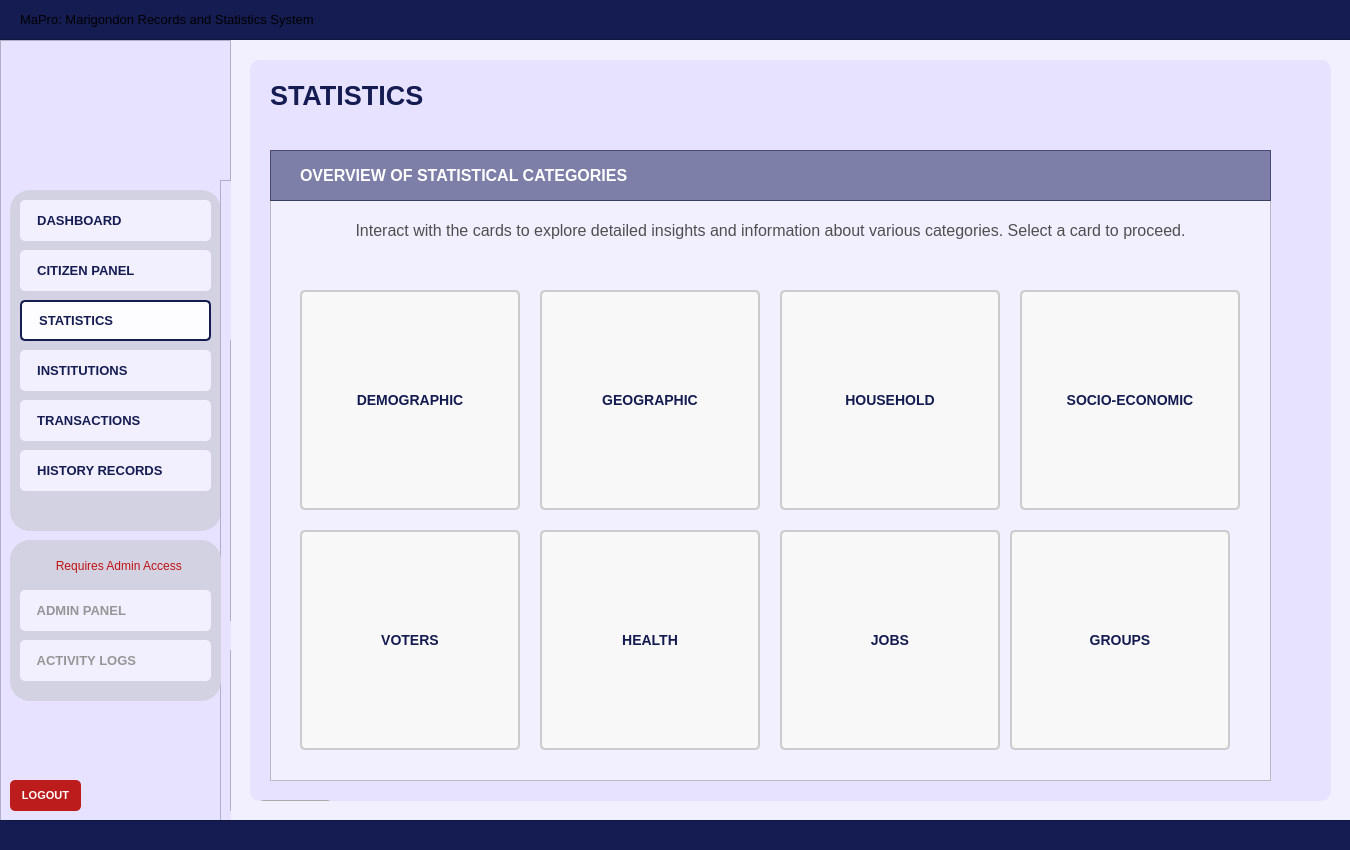
<?xml version="1.0" encoding="UTF-8"?>
<ui version="4.0">
 <class>User_dashboardWidget</class>
 <widget class="QWidget" name="User_dashboardWidget">
  <property name="geometry">
   <rect>
    <x>0</x>
    <y>0</y>
    <width>1350</width>
    <height>850</height>
   </rect>
  </property>
  <property name="sizePolicy">
   <sizepolicy hsizetype="Fixed" vsizetype="Fixed">
    <horstretch>0</horstretch>
    <verstretch>0</verstretch>
   </sizepolicy>
  </property>
  <property name="maximumSize">
   <size>
    <width>1350</width>
    <height>850</height>
   </size>
  </property>
  <property name="windowTitle">
   <string>Form</string>
  </property>
  <property name="styleSheet">
   <string notr="true">#User_dashboardWidget{
	background-color: #f2efff;
}</string>
  </property>
  <widget class="QFrame" name="baseNavFrame">
   <property name="geometry">
    <rect>
     <x>0</x>
     <y>40</y>
     <width>231</width>
     <height>781</height>
    </rect>
   </property>
   <property name="styleSheet">
    <string notr="true">#baseNavFrame {
	background-color: #e7e2ff;
}</string>
   </property>
   <property name="frameShape">
    <enum>QFrame::Shape::StyledPanel</enum>
   </property>
   <property name="frameShadow">
    <enum>QFrame::Shadow::Raised</enum>
   </property>
   <widget class="QFrame" name="baseNavFramesub1">
    <property name="geometry">
     <rect>
      <x>10</x>
      <y>150</y>
      <width>211</width>
      <height>341</height>
     </rect>
    </property>
    <property name="autoFillBackground">
     <bool>false</bool>
    </property>
    <property name="styleSheet">
     <string notr="true">#baseNavFramesub1{
	background-color: #d3d2e2;
	border-radius: 20px;
	border: 2px solid #d3d2e2;
	opacity: 0.1;
}</string>
    </property>
    <property name="frameShape">
     <enum>QFrame::Shape::StyledPanel</enum>
    </property>
    <property name="frameShadow">
     <enum>QFrame::Shadow::Raised</enum>
    </property>
    <widget class="QPushButton" name="nav_buttonDashboard">
     <property name="geometry">
      <rect>
       <x>10</x>
       <y>10</y>
       <width>191</width>
       <height>41</height>
      </rect>
     </property>
     <property name="font">
      <font>
       <family>Arial</family>
       <pointsize>10</pointsize>
       <bold>true</bold>
      </font>
     </property>
     <property name="cursor">
      <cursorShape>PointingHandCursor</cursorShape>
     </property>
     <property name="layoutDirection">
      <enum>Qt::LayoutDirection::LeftToRight</enum>
     </property>
     <property name="styleSheet">
      <string notr="true">#nav_buttonDashboard {
    background-color: #f2efff;
    color: #141c52;
    border-radius: 5px;
	text-align: left;
	padding: 10px;
}
#nav_buttonDashboard:hover {
    background-color: #fdfdff; /* Slightly lighter blue when hovered */
}
#nav_buttonDashboard:pressed {
    background-color: #e7e5f4; /* Darker blue when clicked */
}</string>
     </property>
     <property name="text">
      <string>  DASHBOARD</string>
     </property>
     <property name="icon">
      <iconset>
       <normaloff>../../Assets/Icons/icon_dashboard.svg</normaloff>../../Assets/Icons/icon_dashboard.svg</iconset>
     </property>
     <property name="iconSize">
      <size>
       <width>30</width>
       <height>30</height>
      </size>
     </property>
    </widget>
    <widget class="QPushButton" name="nav_buttonCitizenPanel">
     <property name="geometry">
      <rect>
       <x>10</x>
       <y>60</y>
       <width>191</width>
       <height>41</height>
      </rect>
     </property>
     <property name="font">
      <font>
       <family>Arial</family>
       <pointsize>10</pointsize>
       <bold>true</bold>
      </font>
     </property>
     <property name="cursor">
      <cursorShape>PointingHandCursor</cursorShape>
     </property>
     <property name="styleSheet">
      <string notr="true">#nav_buttonCitizenPanel {
    background-color: #f2efff;
    color: #141c52;
    border-radius: 5px;
	text-align: left;;
    padding: 10px; /* Optional: Adjusts spacing inside the button */
}
#nav_buttonCitizenPanel:hover {
    background-color: #fdfdff; /* Slightly lighter blue when hovered */
}
#nav_buttonCitizenPanel:pressed {
    background-color: #e7e5f4; /* Darker blue when clicked */
}</string>
     </property>
     <property name="text">
      <string>  CITIZEN PANEL</string>
     </property>
     <property name="icon">
      <iconset>
       <normaloff>../../Assets/Icons/icon_citizenprofiles.svg</normaloff>../../Assets/Icons/icon_citizenprofiles.svg</iconset>
     </property>
     <property name="iconSize">
      <size>
       <width>30</width>
       <height>30</height>
      </size>
     </property>
    </widget>
    <widget class="QPushButton" name="nav_buttonStatistics">
     <property name="geometry">
      <rect>
       <x>10</x>
       <y>110</y>
       <width>191</width>
       <height>41</height>
      </rect>
     </property>
     <property name="font">
      <font>
       <family>Arial</family>
       <pointsize>10</pointsize>
       <bold>true</bold>
      </font>
     </property>
     <property name="cursor">
      <cursorShape>PointingHandCursor</cursorShape>
     </property>
     <property name="styleSheet">
      <string notr="true">#nav_buttonStatistics {
    background-color: #fdfdff;
    color: #141c52;
    border-radius: 5px;
	border: 2px solid #141c52; 
	text-align: left;
    padding: 10px; /* Optional: Adjusts spacing inside the button */
}
</string>
     </property>
     <property name="text">
      <string>  STATISTICS</string>
     </property>
     <property name="icon">
      <iconset>
       <normaloff>../../Assets/Icons/icon_statistics.svg</normaloff>../../Assets/Icons/icon_statistics.svg</iconset>
     </property>
     <property name="iconSize">
      <size>
       <width>30</width>
       <height>30</height>
      </size>
     </property>
    </widget>
    <widget class="QPushButton" name="nav_buttonTransactions">
     <property name="geometry">
      <rect>
       <x>10</x>
       <y>210</y>
       <width>191</width>
       <height>41</height>
      </rect>
     </property>
     <property name="font">
      <font>
       <family>Arial</family>
       <pointsize>10</pointsize>
       <bold>true</bold>
      </font>
     </property>
     <property name="cursor">
      <cursorShape>PointingHandCursor</cursorShape>
     </property>
     <property name="styleSheet">
      <string notr="true">#nav_buttonTransactions {
    background-color: #f2efff;
    color: #141c52;
    border-radius: 5px;
	text-align: left;
    padding: 10px; /* Optional: Adjusts spacing inside the button */
}
#nav_buttonTransactions:hover {
    background-color: #fdfdff; /* Slightly lighter blue when hovered */
}
#nav_buttonTransactions:pressed {
    background-color: #e7e5f4; /* Darker blue when clicked */
}</string>
     </property>
     <property name="text">
      <string>  TRANSACTIONS</string>
     </property>
     <property name="icon">
      <iconset>
       <normaloff>../../Assets/Icons/icon_transaction.svg</normaloff>../../Assets/Icons/icon_transaction.svg</iconset>
     </property>
     <property name="iconSize">
      <size>
       <width>30</width>
       <height>30</height>
      </size>
     </property>
    </widget>
    <widget class="QPushButton" name="nav_buttonInstitutions">
     <property name="geometry">
      <rect>
       <x>10</x>
       <y>160</y>
       <width>191</width>
       <height>41</height>
      </rect>
     </property>
     <property name="font">
      <font>
       <family>Arial</family>
       <pointsize>10</pointsize>
       <bold>true</bold>
      </font>
     </property>
     <property name="cursor">
      <cursorShape>PointingHandCursor</cursorShape>
     </property>
     <property name="styleSheet">
      <string notr="true">#nav_buttonInstitutions {
    background-color: #f2efff;
    color: #141c52;
    border-radius: 5px;
	text-align: left;
    padding: 10px; /* Optional: Adjusts spacing inside the button */
}
#nav_buttonInstitutions:hover {
    background-color: #fdfdff; /* Slightly lighter blue when hovered */
}
#nav_buttonInstitutions:pressed {
    background-color: #e7e5f4; /* Darker blue when clicked */
}</string>
     </property>
     <property name="text">
      <string>  INSTITUTIONS</string>
     </property>
     <property name="icon">
      <iconset>
       <normaloff>../../Assets/Icons/icon_institutions.svg</normaloff>../../Assets/Icons/icon_institutions.svg</iconset>
     </property>
     <property name="iconSize">
      <size>
       <width>30</width>
       <height>30</height>
      </size>
     </property>
    </widget>
    <widget class="QPushButton" name="nav_buttonHistoryRecords">
     <property name="geometry">
      <rect>
       <x>10</x>
       <y>260</y>
       <width>191</width>
       <height>41</height>
      </rect>
     </property>
     <property name="font">
      <font>
       <family>Arial</family>
       <pointsize>10</pointsize>
       <bold>true</bold>
      </font>
     </property>
     <property name="cursor">
      <cursorShape>PointingHandCursor</cursorShape>
     </property>
     <property name="styleSheet">
      <string notr="true">#nav_buttonHistoryRecords {
    background-color: #f2efff;
    color: #141c52;
    border-radius: 5px;
	text-align: left;
    padding: 10px; /* Optional: Adjusts spacing inside the button */
}
#nav_buttonHistoryRecords:hover {
    background-color: #fdfdff; /* Slightly lighter blue when hovered */
}
#nav_buttonHistoryRecords:pressed {
    background-color: #e7e5f4; /* Darker blue when clicked */
}</string>
     </property>
     <property name="text">
      <string>  HISTORY RECORDS</string>
     </property>
     <property name="icon">
      <iconset>
       <normaloff>../../Assets/Icons/icon_historyrecord.svg</normaloff>../../Assets/Icons/icon_historyrecord.svg</iconset>
     </property>
     <property name="iconSize">
      <size>
       <width>30</width>
       <height>30</height>
      </size>
     </property>
    </widget>
   </widget>
   <widget class="QLabel" name="nav_imageLogo">
    <property name="geometry">
     <rect>
      <x>70</x>
      <y>30</y>
      <width>91</width>
      <height>91</height>
     </rect>
    </property>
    <property name="font">
     <font>
      <family>Arial</family>
      <pointsize>18</pointsize>
      <bold>true</bold>
     </font>
    </property>
    <property name="styleSheet">
     <string notr="true">#nav_imageLogo{	
	background-color: transparent;
	color: #ffffff;
}
</string>
    </property>
    <property name="text">
     <string/>
    </property>
    <property name="pixmap">
     <pixmap>../../Assets/Images/logo_brgyClear.png</pixmap>
    </property>
    <property name="scaledContents">
     <bool>true</bool>
    </property>
   </widget>
   <widget class="QPushButton" name="logout_buttonLogout">
    <property name="geometry">
     <rect>
      <x>10</x>
      <y>740</y>
      <width>71</width>
      <height>31</height>
     </rect>
    </property>
    <property name="font">
     <font>
      <family>Arial</family>
      <pointsize>8</pointsize>
      <bold>true</bold>
     </font>
    </property>
    <property name="cursor">
     <cursorShape>PointingHandCursor</cursorShape>
    </property>
    <property name="styleSheet">
     <string notr="true">#logout_buttonLogout {
    background-color: #bc1c1c;
    color: white;
    border-radius: 5px;
    padding: 10px; /* Optional: Adjusts spacing inside the button */
}
#logout_buttonLogout:hover {
    background-color: #d82020; /* Slightly lighter blue when hovered */
}
#logout_buttonLogout:pressed {
    background-color: #8c1515; /* Darker blue when clicked */
}</string>
    </property>
    <property name="text">
     <string>LOGOUT</string>
    </property>
   </widget>
   <widget class="QFrame" name="baseNavFrame_2">
    <property name="geometry">
     <rect>
      <x>220</x>
      <y>140</y>
      <width>231</width>
      <height>781</height>
     </rect>
    </property>
    <property name="styleSheet">
     <string notr="true">background-color: #e7e2ff;</string>
    </property>
    <property name="frameShape">
     <enum>QFrame::Shape::StyledPanel</enum>
    </property>
    <property name="frameShadow">
     <enum>QFrame::Shadow::Raised</enum>
    </property>
    <widget class="QFrame" name="baseNavFramesub1_2">
     <property name="geometry">
      <rect>
       <x>10</x>
       <y>160</y>
       <width>211</width>
       <height>281</height>
      </rect>
     </property>
     <property name="autoFillBackground">
      <bool>false</bool>
     </property>
     <property name="styleSheet">
      <string notr="true">#baseNavFramesub1{
	background-color: #d3d2e2;
	border-radius: 20px;
	border: 2px solid #d3d2e2;
	opacity: 0.1;
}</string>
     </property>
     <property name="frameShape">
      <enum>QFrame::Shape::StyledPanel</enum>
     </property>
     <property name="frameShadow">
      <enum>QFrame::Shadow::Raised</enum>
     </property>
    </widget>
    <widget class="QFrame" name="baseNavFramesub2_2">
     <property name="geometry">
      <rect>
       <x>10</x>
       <y>470</y>
       <width>211</width>
       <height>161</height>
      </rect>
     </property>
     <property name="autoFillBackground">
      <bool>false</bool>
     </property>
     <property name="styleSheet">
      <string notr="true">#baseNavFramesub2{
	background-color: #d3d2e2;
	border-radius: 20px;
	border: 2px solid #d3d2e2;
	opacity: 0.1;
}</string>
     </property>
     <property name="frameShape">
      <enum>QFrame::Shape::StyledPanel</enum>
     </property>
     <property name="frameShadow">
      <enum>QFrame::Shadow::Raised</enum>
     </property>
    </widget>
    <widget class="QLabel" name="login_imageLogo_2">
     <property name="geometry">
      <rect>
       <x>70</x>
       <y>30</y>
       <width>91</width>
       <height>91</height>
      </rect>
     </property>
     <property name="font">
      <font>
       <family>Arial</family>
       <pointsize>18</pointsize>
       <bold>true</bold>
      </font>
     </property>
     <property name="styleSheet">
      <string notr="true">#login_imageLogo{	
	background-color: transparent;
	color: #ffffff;
}
</string>
     </property>
     <property name="text">
      <string/>
     </property>
     <property name="pixmap">
      <pixmap>../Assets/logo_brgyClear.png</pixmap>
     </property>
     <property name="scaledContents">
      <bool>true</bool>
     </property>
    </widget>
    <widget class="QPushButton" name="logout_buttonLogout_2">
     <property name="geometry">
      <rect>
       <x>10</x>
       <y>740</y>
       <width>71</width>
       <height>31</height>
      </rect>
     </property>
     <property name="font">
      <font>
       <family>Arial</family>
       <pointsize>8</pointsize>
       <bold>true</bold>
      </font>
     </property>
     <property name="cursor">
      <cursorShape>PointingHandCursor</cursorShape>
     </property>
     <property name="styleSheet">
      <string notr="true">#logout_buttonLogout {
    background-color: #bc1c1c;
    color: white;
    border-radius: 5px;
    padding: 10px; /* Optional: Adjusts spacing inside the button */
}
#logout_buttonLogout:hover {
    background-color: #d82020; /* Slightly lighter blue when hovered */
}
#logout_buttonLogout:pressed {
    background-color: #8c1515; /* Darker blue when clicked */
}</string>
     </property>
     <property name="text">
      <string>LOGOUT</string>
     </property>
    </widget>
   </widget>
   <widget class="QFrame" name="baseNavFramesub2">
    <property name="geometry">
     <rect>
      <x>10</x>
      <y>500</y>
      <width>211</width>
      <height>161</height>
     </rect>
    </property>
    <property name="autoFillBackground">
     <bool>false</bool>
    </property>
    <property name="styleSheet">
     <string notr="true">#baseNavFramesub2{
	background-color: #d3d2e2;
	border-radius: 20px;
	border: 2px solid #d3d2e2;
	opacity: 0.1;
}</string>
    </property>
    <property name="frameShape">
     <enum>QFrame::Shape::StyledPanel</enum>
    </property>
    <property name="frameShadow">
     <enum>QFrame::Shadow::Raised</enum>
    </property>
    <widget class="QPushButton" name="nav_buttonAdminPanel">
     <property name="geometry">
      <rect>
       <x>10</x>
       <y>50</y>
       <width>191</width>
       <height>41</height>
      </rect>
     </property>
     <property name="font">
      <font>
       <family>Arial</family>
       <pointsize>10</pointsize>
       <bold>true</bold>
      </font>
     </property>
     <property name="cursor">
      <cursorShape>ForbiddenCursor</cursorShape>
     </property>
     <property name="styleSheet">
      <string notr="true">#nav_buttonAdminPanel {
    background-color: #f2efff;
    color: #969696;
    border-radius: 5px;
	text-align: left;
    padding: 10px; /* Optional: Adjusts spacing inside the button */
}
/*#nav_buttonAdminOverview:hover {
    background-color: #fdfdff;
}
#nav_buttonAdminOverview:pressed {
    background-color: #e7e5f4; 
}*/</string>
     </property>
     <property name="text">
      <string>  ADMIN PANEL</string>
     </property>
     <property name="icon">
      <iconset>
       <normaloff>../../Assets/Icons/icon_adminoverview_off.svg</normaloff>../../Assets/Icons/icon_adminoverview_off.svg</iconset>
     </property>
     <property name="iconSize">
      <size>
       <width>30</width>
       <height>30</height>
      </size>
     </property>
    </widget>
    <widget class="QPushButton" name="nav_isLocked">
     <property name="geometry">
      <rect>
       <x>10</x>
       <y>10</y>
       <width>191</width>
       <height>31</height>
      </rect>
     </property>
     <property name="styleSheet">
      <string notr="true">#nav_isLocked{
	background-color: #d3d2e2;
	border-radius: 20px;
	border: 2px solid #d3d2e2;
	opacity: 0.1;
	color: #c01111;
}</string>
     </property>
     <property name="text">
      <string>  Requires Admin Access</string>
     </property>
     <property name="icon">
      <iconset>
       <normaloff>../../Assets/Icons/icon_isLocked.svg</normaloff>../../Assets/Icons/icon_isLocked.svg</iconset>
     </property>
     <property name="iconSize">
      <size>
       <width>20</width>
       <height>20</height>
      </size>
     </property>
    </widget>
    <widget class="QPushButton" name="nav_buttonActivityLogs">
     <property name="geometry">
      <rect>
       <x>10</x>
       <y>100</y>
       <width>191</width>
       <height>41</height>
      </rect>
     </property>
     <property name="font">
      <font>
       <family>Arial</family>
       <pointsize>10</pointsize>
       <bold>true</bold>
      </font>
     </property>
     <property name="cursor">
      <cursorShape>ForbiddenCursor</cursorShape>
     </property>
     <property name="styleSheet">
      <string notr="true">#nav_buttonActivityLogs {
    background-color: #f2efff;
    color: #969696;
    border-radius: 5px;
	text-align: left;
    padding: 10px; /* Optional: Adjusts spacing inside the button */
}
/*#nav_buttonAdminOverview:hover {
    background-color: #fdfdff;
}
#nav_buttonAdminOverview:pressed {
    background-color: #e7e5f4; 
}*/</string>
     </property>
     <property name="text">
      <string>  ACTIVITY LOGS</string>
     </property>
     <property name="icon">
      <iconset>
       <normaloff>../../Assets/Icons/icon_activitylogs_off.svg</normaloff>../../Assets/Icons/icon_activitylogs_off.svg</iconset>
     </property>
     <property name="iconSize">
      <size>
       <width>30</width>
       <height>30</height>
      </size>
     </property>
    </widget>
   </widget>
  </widget>
  <widget class="QFrame" name="border_blueLines1">
   <property name="geometry">
    <rect>
     <x>-10</x>
     <y>-1</y>
     <width>1371</width>
     <height>41</height>
    </rect>
   </property>
   <property name="styleSheet">
    <string notr="true">#border_blueLines1{
	background-color: #141c52;
}
</string>
   </property>
   <property name="frameShape">
    <enum>QFrame::Shape::StyledPanel</enum>
   </property>
   <property name="frameShadow">
    <enum>QFrame::Shadow::Raised</enum>
   </property>
   <widget class="QLabel" name="title_bodyDashboardSystemTitle">
    <property name="geometry">
     <rect>
      <x>30</x>
      <y>0</y>
      <width>1301</width>
      <height>41</height>
     </rect>
    </property>
    <property name="font">
     <font>
      <family>Arial</family>
      <pointsize>10</pointsize>
      <bold>false</bold>
     </font>
    </property>
    <property name="styleSheet">
     <string notr="true">#title_bodyDashboardSystemTitle {
	background-color: transparent;
	color: #white;
}
</string>
    </property>
    <property name="text">
     <string>MaPro: Marigondon Records and Statistics System</string>
    </property>
    <property name="alignment">
     <set>Qt::AlignmentFlag::AlignLeading|Qt::AlignmentFlag::AlignLeft|Qt::AlignmentFlag::AlignVCenter</set>
    </property>
   </widget>
  </widget>
  <widget class="QFrame" name="border_blueLines2">
   <property name="geometry">
    <rect>
     <x>-10</x>
     <y>820</y>
     <width>1381</width>
     <height>31</height>
    </rect>
   </property>
   <property name="styleSheet">
    <string notr="true">#border_blueLines2{
	background-color: #141c52;
}
</string>
   </property>
   <property name="frameShape">
    <enum>QFrame::Shape::StyledPanel</enum>
   </property>
   <property name="frameShadow">
    <enum>QFrame::Shadow::Raised</enum>
   </property>
  </widget>
  <widget class="QFrame" name="baseBodyFrame">
   <property name="geometry">
    <rect>
     <x>250</x>
     <y>60</y>
     <width>1081</width>
     <height>741</height>
    </rect>
   </property>
   <property name="styleSheet">
    <string notr="true">#baseBodyFrame {
	background-color: #e7e2ff;
	border: none;
	border-radius: 10px;
}</string>
   </property>
   <property name="frameShape">
    <enum>QFrame::Shape::StyledPanel</enum>
   </property>
   <property name="frameShadow">
    <enum>QFrame::Shadow::Raised</enum>
   </property>
   <widget class="QPushButton" name="logout_buttonLogout_3">
    <property name="geometry">
     <rect>
      <x>10</x>
      <y>740</y>
      <width>71</width>
      <height>31</height>
     </rect>
    </property>
    <property name="font">
     <font>
      <family>Arial</family>
      <pointsize>8</pointsize>
      <bold>true</bold>
     </font>
    </property>
    <property name="cursor">
     <cursorShape>PointingHandCursor</cursorShape>
    </property>
    <property name="styleSheet">
     <string notr="true">#logout_buttonLogout {
    background-color: #bc1c1c;
    color: white;
    border-radius: 5px;
    padding: 10px; /* Optional: Adjusts spacing inside the button */
}
#logout_buttonLogout:hover {
    background-color: #d82020; /* Slightly lighter blue when hovered */
}
#logout_buttonLogout:pressed {
    background-color: #8c1515; /* Darker blue when clicked */
}</string>
    </property>
    <property name="text">
     <string>LOGOUT</string>
    </property>
   </widget>
   <widget class="QLabel" name="title_bodyStatistics">
    <property name="geometry">
     <rect>
      <x>20</x>
      <y>20</y>
      <width>381</width>
      <height>31</height>
     </rect>
    </property>
    <property name="font">
     <font>
      <family>Arial</family>
      <pointsize>20</pointsize>
      <bold>true</bold>
     </font>
    </property>
    <property name="styleSheet">
     <string notr="true">#title_bodyStatistics {
	background-color: transparent;
	color: #141c52;
}
</string>
    </property>
    <property name="text">
     <string>STATISTICS</string>
    </property>
   </widget>
   <widget class="QFrame" name="statistics_frameBody">
    <property name="geometry">
     <rect>
      <x>20</x>
      <y>140</y>
      <width>1001</width>
      <height>581</height>
     </rect>
    </property>
    <property name="styleSheet">
     <string notr="true">#statistics_frameBody{
	background-color: #f2efff;
}</string>
    </property>
    <property name="frameShape">
     <enum>QFrame::Shape::StyledPanel</enum>
    </property>
    <property name="frameShadow">
     <enum>QFrame::Shadow::Raised</enum>
    </property>
    <widget class="QToolButton" name="statistics_ButtonDemographic">
     <property name="geometry">
      <rect>
       <x>30</x>
       <y>90</y>
       <width>220</width>
       <height>220</height>
      </rect>
     </property>
     <property name="font">
      <font>
       <family>Arial</family>
       <pointsize>-1</pointsize>
       <bold>true</bold>
      </font>
     </property>
     <property name="cursor">
      <cursorShape>PointingHandCursor</cursorShape>
     </property>
     <property name="styleSheet">
      <string notr="true">#statistics_ButtonDemographic {
    background-color: #f8f8f8;
    color: #141c52;
    border-radius: 5px;
    border: 2px solid #ccc;
    padding: 25px; /* Adds space inside the button */
    font-size: 14px; /* Text size */
    text-align: center; /* Ensures text is centered */
    qproperty-iconSize: 120px 120px; /* Adjust icon size */
}

#statistics_ButtonDemographic:hover {
    background-color: #e2e5ff; /* Slightly lighter blue when hovered */
}
#statistics_ButtonDemographic:pressed {
    background-color: #c8cbef; /* Darker blue when clicked */
}

#statistics_ButtonDemographic::icon {
    margin-bottom: 10px; /* Space between the icon and text */
}</string>
     </property>
     <property name="text">
      <string>DEMOGRAPHIC</string>
     </property>
     <property name="icon">
      <iconset>
       <normaloff>../../Assets/Images/img_demographic.png</normaloff>../../Assets/Images/img_demographic.png</iconset>
     </property>
     <property name="iconSize">
      <size>
       <width>120</width>
       <height>120</height>
      </size>
     </property>
     <property name="toolButtonStyle">
      <enum>Qt::ToolButtonStyle::ToolButtonTextUnderIcon</enum>
     </property>
    </widget>
    <widget class="QToolButton" name="statistics_ButtonGeographic">
     <property name="geometry">
      <rect>
       <x>270</x>
       <y>90</y>
       <width>220</width>
       <height>220</height>
      </rect>
     </property>
     <property name="font">
      <font>
       <family>Arial</family>
       <pointsize>-1</pointsize>
       <bold>true</bold>
      </font>
     </property>
     <property name="cursor">
      <cursorShape>PointingHandCursor</cursorShape>
     </property>
     <property name="styleSheet">
      <string notr="true">#statistics_ButtonGeographic {
    background-color: #f8f8f8;
    color: #141c52;
    border-radius: 5px;
    border: 2px solid #ccc;
    padding: 25px; /* Adds space inside the button */
    font-size: 14px; /* Text size */
    text-align: center; /* Ensures text is centered */
    qproperty-iconSize: 120px 120px; /* Adjust icon size */
}

#statistics_ButtonGeographic:hover {
    background-color: #e2e5ff; /* Slightly lighter blue when hovered */
}
#statistics_ButtonGeographic:pressed {
    background-color: #c8cbef; /* Darker blue when clicked */
}

#statistics_ButtonGeographic::icon {
    margin-bottom: 10px; /* Space between the icon and text */
}</string>
     </property>
     <property name="text">
      <string>GEOGRAPHIC</string>
     </property>
     <property name="icon">
      <iconset>
       <normaloff>../../Assets/Images/img_geographic.png</normaloff>../../Assets/Images/img_geographic.png</iconset>
     </property>
     <property name="iconSize">
      <size>
       <width>120</width>
       <height>120</height>
      </size>
     </property>
     <property name="toolButtonStyle">
      <enum>Qt::ToolButtonStyle::ToolButtonTextUnderIcon</enum>
     </property>
    </widget>
    <widget class="QToolButton" name="statistics_ButtonHousehold">
     <property name="geometry">
      <rect>
       <x>510</x>
       <y>90</y>
       <width>220</width>
       <height>220</height>
      </rect>
     </property>
     <property name="font">
      <font>
       <family>Arial</family>
       <pointsize>-1</pointsize>
       <bold>true</bold>
      </font>
     </property>
     <property name="cursor">
      <cursorShape>PointingHandCursor</cursorShape>
     </property>
     <property name="styleSheet">
      <string notr="true">#statistics_ButtonHousehold {
    background-color: #f8f8f8;
    color: #141c52;
    border-radius: 5px;
    border: 2px solid #ccc;
    padding: 25px; /* Adds space inside the button */
    font-size: 14px; /* Text size */
    text-align: center; /* Ensures text is centered */
    qproperty-iconSize: 120px 120px; /* Adjust icon size */
}

#statistics_ButtonHousehold:hover {
    background-color: #e2e5ff; /* Slightly lighter blue when hovered */
}
#statistics_ButtonHousehold:pressed {
    background-color: #c8cbef; /* Darker blue when clicked */
}

#statistics_ButtonHousehold::icon {
    margin-bottom: 10px; /* Space between the icon and text */
}</string>
     </property>
     <property name="text">
      <string>HOUSEHOLD</string>
     </property>
     <property name="icon">
      <iconset>
       <normaloff>../../Assets/Images/img_household.png</normaloff>../../Assets/Images/img_household.png</iconset>
     </property>
     <property name="iconSize">
      <size>
       <width>120</width>
       <height>120</height>
      </size>
     </property>
     <property name="toolButtonStyle">
      <enum>Qt::ToolButtonStyle::ToolButtonTextUnderIcon</enum>
     </property>
    </widget>
    <widget class="QToolButton" name="statistics_ButtonSocioEconomic">
     <property name="geometry">
      <rect>
       <x>750</x>
       <y>90</y>
       <width>220</width>
       <height>220</height>
      </rect>
     </property>
     <property name="font">
      <font>
       <family>Arial</family>
       <pointsize>-1</pointsize>
       <bold>true</bold>
      </font>
     </property>
     <property name="cursor">
      <cursorShape>PointingHandCursor</cursorShape>
     </property>
     <property name="styleSheet">
      <string notr="true">#statistics_ButtonSocioEconomic {
    background-color: #f8f8f8;
    color: #141c52;
    border-radius: 5px;
    border: 2px solid #ccc;
    padding: 25px; /* Adds space inside the button */
    font-size: 14px; /* Text size */
    text-align: center; /* Ensures text is centered */
    qproperty-iconSize: 120px 120px; /* Adjust icon size */
}

#statistics_ButtonSocioEconomic:hover {
    background-color: #e2e5ff; /* Slightly lighter blue when hovered */
}
#statistics_ButtonSocioEconomic:pressed {
    background-color: #c8cbef; /* Darker blue when clicked */
}

#statistics_ButtonSocioEconomic::icon {
    margin-bottom: 10px; /* Space between the icon and text */
}</string>
     </property>
     <property name="text">
      <string>SOCIO-ECONOMIC</string>
     </property>
     <property name="icon">
      <iconset>
       <normaloff>../../Assets/Images/img_socioeconomic.png</normaloff>../../Assets/Images/img_socioeconomic.png</iconset>
     </property>
     <property name="iconSize">
      <size>
       <width>120</width>
       <height>120</height>
      </size>
     </property>
     <property name="toolButtonStyle">
      <enum>Qt::ToolButtonStyle::ToolButtonTextUnderIcon</enum>
     </property>
    </widget>
    <widget class="QToolButton" name="statistics_ButtonVoters">
     <property name="geometry">
      <rect>
       <x>30</x>
       <y>330</y>
       <width>220</width>
       <height>220</height>
      </rect>
     </property>
     <property name="font">
      <font>
       <family>Arial</family>
       <pointsize>-1</pointsize>
       <bold>true</bold>
      </font>
     </property>
     <property name="cursor">
      <cursorShape>PointingHandCursor</cursorShape>
     </property>
     <property name="styleSheet">
      <string notr="true">#statistics_ButtonVoters {
    background-color: #f8f8f8;
    color: #141c52;
    border-radius: 5px;
    border: 2px solid #ccc;
    padding: 25px; /* Adds space inside the button */
    font-size: 14px; /* Text size */
    text-align: center; /* Ensures text is centered */
    qproperty-iconSize: 120px 120px; /* Adjust icon size */
}

#statistics_ButtonVoters:hover {
    background-color: #e2e5ff; /* Slightly lighter blue when hovered */
}
#statistics_ButtonVoters:pressed {
    background-color: #c8cbef; /* Darker blue when clicked */
}

#statistics_ButtonVoters::icon {
    margin-bottom: 10px; /* Space between the icon and text */
}</string>
     </property>
     <property name="text">
      <string>VOTERS</string>
     </property>
     <property name="icon">
      <iconset>
       <normaloff>../../Assets/Images/img_voters.png</normaloff>../../Assets/Images/img_voters.png</iconset>
     </property>
     <property name="iconSize">
      <size>
       <width>120</width>
       <height>120</height>
      </size>
     </property>
     <property name="toolButtonStyle">
      <enum>Qt::ToolButtonStyle::ToolButtonTextUnderIcon</enum>
     </property>
    </widget>
    <widget class="QToolButton" name="statistics_ButtonHealth">
     <property name="geometry">
      <rect>
       <x>270</x>
       <y>330</y>
       <width>220</width>
       <height>220</height>
      </rect>
     </property>
     <property name="font">
      <font>
       <family>Arial</family>
       <pointsize>-1</pointsize>
       <bold>true</bold>
      </font>
     </property>
     <property name="cursor">
      <cursorShape>PointingHandCursor</cursorShape>
     </property>
     <property name="styleSheet">
      <string notr="true">#statistics_ButtonHealth {
    background-color: #f8f8f8;
    color: #141c52;
    border-radius: 5px;
    border: 2px solid #ccc;
    padding: 25px; /* Adds space inside the button */
    font-size: 14px; /* Text size */
    text-align: center; /* Ensures text is centered */
    qproperty-iconSize: 120px 120px; /* Adjust icon size */
}

#statistics_ButtonHealth:hover {
    background-color: #e2e5ff; /* Slightly lighter blue when hovered */
}
#statistics_ButtonHealth:pressed {
    background-color: #c8cbef; /* Darker blue when clicked */
}

#statistics_ButtonHealth::icon {
    margin-bottom: 10px; /* Space between the icon and text */
}</string>
     </property>
     <property name="text">
      <string>HEALTH</string>
     </property>
     <property name="icon">
      <iconset>
       <normaloff>../../Assets/Images/img_health.png</normaloff>../../Assets/Images/img_health.png</iconset>
     </property>
     <property name="iconSize">
      <size>
       <width>120</width>
       <height>120</height>
      </size>
     </property>
     <property name="toolButtonStyle">
      <enum>Qt::ToolButtonStyle::ToolButtonTextUnderIcon</enum>
     </property>
    </widget>
    <widget class="QLabel" name="statistics_labelDesc">
     <property name="geometry">
      <rect>
       <x>0</x>
       <y>10</y>
       <width>1001</width>
       <height>41</height>
      </rect>
     </property>
     <property name="font">
      <font>
       <family>Arial</family>
       <pointsize>12</pointsize>
       <bold>false</bold>
      </font>
     </property>
     <property name="styleSheet">
      <string notr="true">#statistics_labelDesc {
	background-color: transparent;
	color: #4f4f4f;
}
</string>
     </property>
     <property name="text">
      <string>Interact with the cards to explore detailed insights and information about various categories. Select a card to proceed.</string>
     </property>
     <property name="alignment">
      <set>Qt::AlignmentFlag::AlignCenter</set>
     </property>
    </widget>
    <widget class="QToolButton" name="statistics_ButtonJobs">
     <property name="geometry">
      <rect>
       <x>510</x>
       <y>330</y>
       <width>220</width>
       <height>220</height>
      </rect>
     </property>
     <property name="font">
      <font>
       <family>Arial</family>
       <pointsize>-1</pointsize>
       <bold>true</bold>
      </font>
     </property>
     <property name="cursor">
      <cursorShape>PointingHandCursor</cursorShape>
     </property>
     <property name="styleSheet">
      <string notr="true">#statistics_ButtonJobs {
    background-color: #f8f8f8;
    color: #141c52;
    border-radius: 5px;
    border: 2px solid #ccc;
    padding: 25px; /* Adds space inside the button */
    font-size: 14px; /* Text size */
    text-align: center; /* Ensures text is centered */
    qproperty-iconSize: 120px 120px; /* Adjust icon size */
}

#statistics_ButtonJobs:hover {
    background-color: #e2e5ff; /* Slightly lighter blue when hovered */
}
#statistics_ButtonJobs:pressed {
    background-color: #c8cbef; /* Darker blue when clicked */
}

#statistics_ButtonJobs::icon {
    margin-bottom: 10px; /* Space between the icon and text */
}</string>
     </property>
     <property name="text">
      <string>JOBS</string>
     </property>
     <property name="icon">
      <iconset>
       <normaloff>../../Assets/Images/img_jobs.png</normaloff>../../Assets/Images/img_jobs.png</iconset>
     </property>
     <property name="iconSize">
      <size>
       <width>120</width>
       <height>120</height>
      </size>
     </property>
     <property name="toolButtonStyle">
      <enum>Qt::ToolButtonStyle::ToolButtonTextUnderIcon</enum>
     </property>
    </widget>
    <widget class="QToolButton" name="statistics_ButtonGroups">
     <property name="geometry">
      <rect>
       <x>740</x>
       <y>330</y>
       <width>220</width>
       <height>220</height>
      </rect>
     </property>
     <property name="font">
      <font>
       <family>Arial</family>
       <pointsize>-1</pointsize>
       <bold>true</bold>
      </font>
     </property>
     <property name="cursor">
      <cursorShape>PointingHandCursor</cursorShape>
     </property>
     <property name="styleSheet">
      <string notr="true">#statistics_ButtonGroups {
    background-color: #f8f8f8;
    color: #141c52;
    border-radius: 5px;
    border: 2px solid #ccc;
    padding: 25px; /* Adds space inside the button */
    font-size: 14px; /* Text size */
    text-align: center; /* Ensures text is centered */
    qproperty-iconSize: 120px 120px; /* Adjust icon size */
}

#statistics_ButtonGroups:hover {
    background-color: #e2e5ff; /* Slightly lighter blue when hovered */
}
#statistics_ButtonGroups:pressed {
    background-color: #c8cbef; /* Darker blue when clicked */
}

#statistics_ButtonGroups::icon {
    margin-bottom: 10px; /* Space between the icon and text */
}</string>
     </property>
     <property name="text">
      <string>GROUPS</string>
     </property>
     <property name="icon">
      <iconset>
       <normaloff>../../Assets/Images/img_groups.png</normaloff>../../Assets/Images/img_groups.png</iconset>
     </property>
     <property name="iconSize">
      <size>
       <width>120</width>
       <height>120</height>
      </size>
     </property>
     <property name="toolButtonStyle">
      <enum>Qt::ToolButtonStyle::ToolButtonTextUnderIcon</enum>
     </property>
    </widget>
   </widget>
   <widget class="QFrame" name="table_titleFrameStatistics">
    <property name="geometry">
     <rect>
      <x>20</x>
      <y>90</y>
      <width>1001</width>
      <height>51</height>
     </rect>
    </property>
    <property name="styleSheet">
     <string notr="true">#table_titleFrameStatistics{
	background-color: rgba(20, 28, 82, 128)
}
</string>
    </property>
    <property name="frameShape">
     <enum>QFrame::Shape::StyledPanel</enum>
    </property>
    <property name="frameShadow">
     <enum>QFrame::Shadow::Raised</enum>
    </property>
    <widget class="QLabel" name="statistics_labelNote">
     <property name="geometry">
      <rect>
       <x>30</x>
       <y>0</y>
       <width>941</width>
       <height>51</height>
      </rect>
     </property>
     <property name="font">
      <font>
       <family>Arial</family>
       <pointsize>12</pointsize>
       <bold>true</bold>
      </font>
     </property>
     <property name="styleSheet">
      <string notr="true">#statistics_labelNote {
	background-color: transparent;
	color: #FFFFFF;
}
</string>
     </property>
     <property name="text">
      <string>OVERVIEW OF STATISTICAL CATEGORIES</string>
     </property>
    </widget>
   </widget>
  </widget>
 </widget>
 <resources/>
 <connections/>
</ui>
